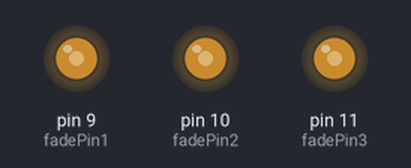
A sketch run on a simulated Arduino Uno, built with avr-gcc and run on an emulated ATmega328P. Parts: output pins drawn as LEDs (lit = HIGH).

Above: at 0.05 s.
At 1.2 s:
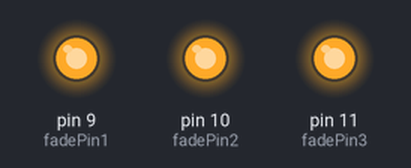
At 2.35 s:
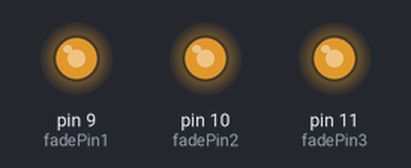
At 4.0 s:
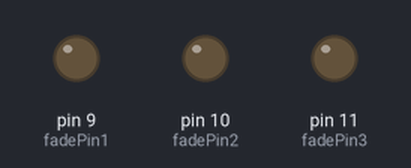
At 5.15 s:
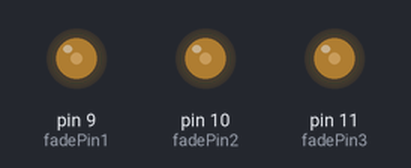
Timing chart, 0 to 7.1 s (numbered marks = the images above):
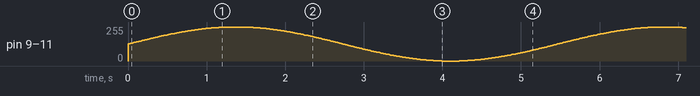

The sketch:

SineFade.ino
```cpp
// (licence header left out)
const int fadePin1 = 9;
const int fadePin2 = 10;
const int fadePin3 = 11;

void setup()
{
  pinMode(fadePin1, OUTPUT);
  pinMode(fadePin2, OUTPUT);
  pinMode(fadePin3, OUTPUT);
}

void loop()
{

  for(int i = 0; i<360; i++)
  {
    //convert 0-360 angle to radian (needed for sin function)
    float rad = DEG_TO_RAD * i;

    //calculate sin of angle as number between 0 and 255
    int sinOut = constrain((sin(rad) * 128) + 128, 0, 255);

    analogWrite(fadePin1, sinOut);
    analogWrite(fadePin2, sinOut);
    analogWrite(fadePin3, sinOut);


    delay(15);
  }
}
```
